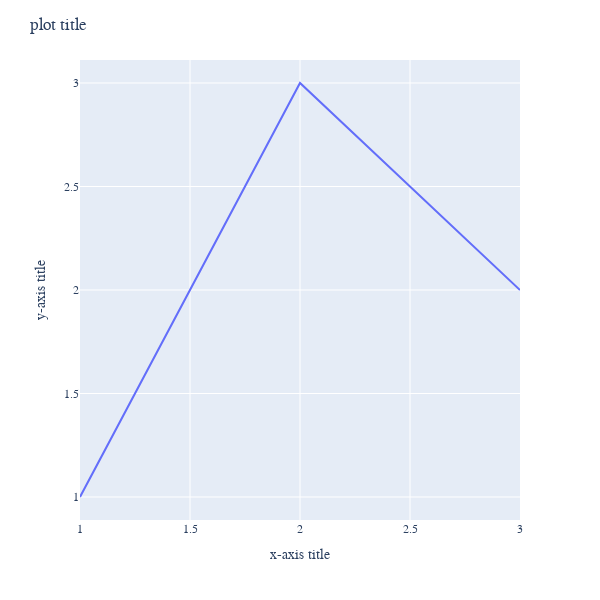

The code cell stored with this chart in its notebook:
### Markdown cell above
## Setting a custom font
Fonts in plotly are tricky, and unfortunately `epidemic-intelligence` is limited by their limitations. The easiest way to set a custom font is to have it installed on your local system. For example, if you would like to use Barlow Semi Condensed, the simplest path would be to [install it through a site like Google Fonts](https://fonts.google.com/specimen/Barlow+Semi+Condensed). *Note: if a specified font cannot be found, plotly will use Times New Roman.*

### Code cell
fig.update_layout(font_family='Barlow Semi Condensed')

### Figure 1 — Plotly figure (JSON) as saved in the notebook; plotly's stock layout.template omitted (floating-point values rounded to 4 significant figures)
{"data": [{"hovertemplate": "x=%{x}<br>y=%{y}<extra></extra>", "legendgroup": "", "line": {"color": "#636efa", "dash": "solid"}, "marker": {"symbol": "circle"}, "mode": "lines", "name": "", "orientation": "v", "showlegend": false, "type": "scatter", "x": [1, 2, 3], "xaxis": "x", "y": [1, 3, 2], "yaxis": "y"}], "layout": {"font": {"family": "Barlow Semi Condensed"}, "height": 600, "legend": {"tracegroupgap": 0}, "margin": {"t": 60}, "showlegend": false, "title": {"text": "plot title"}, "width": 600, "xaxis": {"anchor": "y", "domain": [0, 1], "title": {"text": "x-axis title"}}, "yaxis": {"anchor": "x", "domain": [0, 1], "title": {"text": "y-axis title"}}}}
